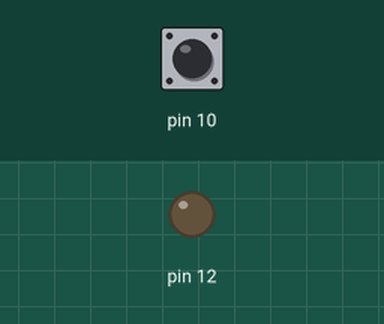
Recording of a sketch running on a simulated Arduino Uno, built with avr-gcc and run on an emulated ATmega328P. Shown: output pins drawn as LEDs (lit = HIGH). Inputs (shaded band) come from the test bench; at power-on: pin 10 HIGH.

Above: at 1.2 s.
1.3 s: pin 10 pulled LOW for 0.15 s
At 1.37 s:
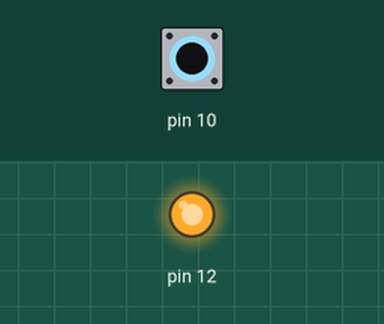
2.9 s: pin 10 pulled LOW for 3.2 s
At 7.0 s:
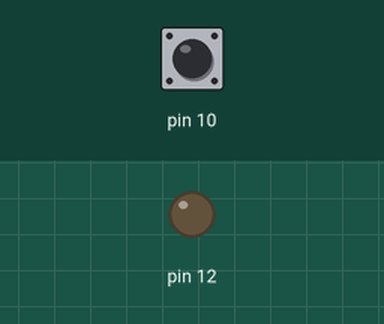
Timing chart, 0 to 8.5 s (numbered marks = the images above; inputs shaded):
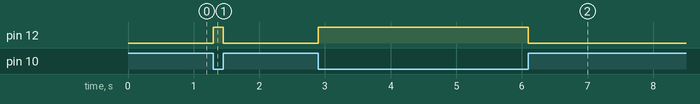

Measured:
- after the input at 1.3 s, pin 12: LOW → HIGH at once, → LOW 0.15 s later
- after the input at 2.9 s, pin 12: LOW → HIGH at once, → LOW 3.2 s later

The sketch:

botao.ino
```cpp
void setup() {
  // put your setup code here, to run once:
  pinMode(12,OUTPUT);
  pinMode(10,INPUT);
  digitalWrite(10,1);
}

void loop() {
  // put your main code here, to run repeatedly:
  int leitura = digitalRead(10);
  if (leitura == 0){
    digitalWrite(12,1);
    }else{
    digitalWrite(12,0);
      }
}
```
